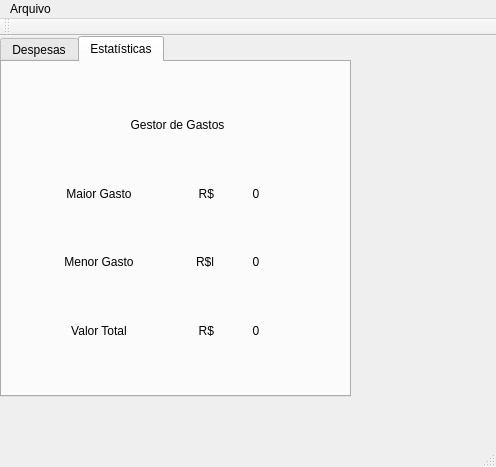
<?xml version="1.0" encoding="UTF-8"?>
<ui version="4.0">
 <class>MainWindow</class>
 <widget class="QMainWindow" name="MainWindow">
  <property name="geometry">
   <rect>
    <x>0</x>
    <y>0</y>
    <width>496</width>
    <height>467</height>
   </rect>
  </property>
  <property name="windowTitle">
   <string>MainWindow</string>
  </property>
  <widget class="QWidget" name="centralWidget">
   <widget class="QTabWidget" name="tabWidget">
    <property name="geometry">
     <rect>
      <x>0</x>
      <y>0</y>
      <width>351</width>
      <height>361</height>
     </rect>
    </property>
    <property name="currentIndex">
     <number>1</number>
    </property>
    <widget class="QWidget" name="tab">
     <attribute name="title">
      <string>Despesas</string>
     </attribute>
     <widget class="QWidget" name="">
      <property name="geometry">
       <rect>
        <x>0</x>
        <y>0</y>
        <width>331</width>
        <height>331</height>
       </rect>
      </property>
      <layout class="QVBoxLayout" name="verticalLayout_3">
       <item>
        <widget class="QLabel" name="label_4">
         <property name="text">
          <string>Gerenciador de Gastos</string>
         </property>
         <property name="alignment">
          <set>Qt::AlignCenter</set>
         </property>
        </widget>
       </item>
       <item>
        <layout class="QHBoxLayout" name="horizontalLayout">
         <item>
          <layout class="QVBoxLayout" name="verticalLayout">
           <item>
            <widget class="QLabel" name="label">
             <property name="text">
              <string>Dia:</string>
             </property>
            </widget>
           </item>
           <item>
            <widget class="QLabel" name="label_2">
             <property name="text">
              <string>Descrição:</string>
             </property>
            </widget>
           </item>
           <item>
            <widget class="QLabel" name="label_3">
             <property name="text">
              <string>Valor:</string>
             </property>
            </widget>
           </item>
          </layout>
         </item>
         <item>
          <layout class="QVBoxLayout" name="verticalLayout_2">
           <item>
            <widget class="QLineEdit" name="dia"/>
           </item>
           <item>
            <widget class="QLineEdit" name="descricao"/>
           </item>
           <item>
            <widget class="QLineEdit" name="valor"/>
           </item>
          </layout>
         </item>
        </layout>
       </item>
       <item>
        <widget class="QPushButton" name="btnCadastrar">
         <property name="text">
          <string>Cadastrar</string>
         </property>
        </widget>
       </item>
       <item>
        <widget class="QTableWidget" name="Tabela">
         <column>
          <property name="text">
           <string>Descrição</string>
          </property>
         </column>
         <column>
          <property name="text">
           <string>Valor (R$)</string>
          </property>
         </column>
         <column>
          <property name="text">
           <string>Dia</string>
          </property>
         </column>
        </widget>
       </item>
       <item>
        <layout class="QHBoxLayout" name="horizontalLayout_2">
         <item>
          <widget class="QLabel" name="label_5">
           <property name="text">
            <string>Ordenar por:</string>
           </property>
          </widget>
         </item>
         <item>
          <widget class="QPushButton" name="btnOrdenarPorDescricao">
           <property name="text">
            <string>Descrição</string>
           </property>
          </widget>
         </item>
         <item>
          <widget class="QPushButton" name="btnOrdenarPorDia">
           <property name="text">
            <string>Dia</string>
           </property>
          </widget>
         </item>
         <item>
          <widget class="QPushButton" name="btnOrdenarPorValor">
           <property name="text">
            <string>Valor</string>
           </property>
          </widget>
         </item>
        </layout>
       </item>
      </layout>
     </widget>
    </widget>
    <widget class="QWidget" name="tab_2">
     <attribute name="title">
      <string>Estatísticas</string>
     </attribute>
     <widget class="QWidget" name="">
      <property name="geometry">
       <rect>
        <x>50</x>
        <y>20</y>
        <width>251</width>
        <height>291</height>
       </rect>
      </property>
      <layout class="QVBoxLayout" name="verticalLayout_4">
       <item>
        <widget class="QLabel" name="label_12">
         <property name="text">
          <string>Gestor de Gastos</string>
         </property>
         <property name="alignment">
          <set>Qt::AlignCenter</set>
         </property>
        </widget>
       </item>
       <item>
        <layout class="QHBoxLayout" name="horizontalLayout_3">
         <item>
          <widget class="QLabel" name="label_6">
           <property name="text">
            <string>Maior Gasto</string>
           </property>
           <property name="alignment">
            <set>Qt::AlignCenter</set>
           </property>
          </widget>
         </item>
         <item>
          <widget class="QLabel" name="label_9">
           <property name="text">
            <string>R$</string>
           </property>
           <property name="alignment">
            <set>Qt::AlignRight|Qt::AlignTrailing|Qt::AlignVCenter</set>
           </property>
          </widget>
         </item>
         <item>
          <widget class="QLabel" name="maiorValor">
           <property name="text">
            <string>0</string>
           </property>
           <property name="alignment">
            <set>Qt::AlignCenter</set>
           </property>
          </widget>
         </item>
        </layout>
       </item>
       <item>
        <layout class="QHBoxLayout" name="horizontalLayout_4">
         <item>
          <widget class="QLabel" name="label_7">
           <property name="text">
            <string>Menor Gasto</string>
           </property>
           <property name="alignment">
            <set>Qt::AlignCenter</set>
           </property>
          </widget>
         </item>
         <item>
          <widget class="QLabel" name="label_10">
           <property name="text">
            <string>R$l</string>
           </property>
           <property name="alignment">
            <set>Qt::AlignRight|Qt::AlignTrailing|Qt::AlignVCenter</set>
           </property>
          </widget>
         </item>
         <item>
          <widget class="QLabel" name="menorValor">
           <property name="text">
            <string>0</string>
           </property>
           <property name="alignment">
            <set>Qt::AlignCenter</set>
           </property>
          </widget>
         </item>
        </layout>
       </item>
       <item>
        <layout class="QHBoxLayout" name="horizontalLayout_5">
         <item>
          <widget class="QLabel" name="label_8">
           <property name="text">
            <string>Valor Total</string>
           </property>
           <property name="alignment">
            <set>Qt::AlignCenter</set>
           </property>
          </widget>
         </item>
         <item>
          <widget class="QLabel" name="label_11">
           <property name="text">
            <string>R$</string>
           </property>
           <property name="alignment">
            <set>Qt::AlignRight|Qt::AlignTrailing|Qt::AlignVCenter</set>
           </property>
          </widget>
         </item>
         <item>
          <widget class="QLabel" name="valorTotal">
           <property name="text">
            <string>0</string>
           </property>
           <property name="alignment">
            <set>Qt::AlignCenter</set>
           </property>
          </widget>
         </item>
        </layout>
       </item>
      </layout>
     </widget>
    </widget>
   </widget>
  </widget>
  <widget class="QMenuBar" name="menuBar">
   <property name="geometry">
    <rect>
     <x>0</x>
     <y>0</y>
     <width>496</width>
     <height>21</height>
    </rect>
   </property>
   <widget class="QMenu" name="menuArquivo">
    <property name="title">
     <string>Arquivo</string>
    </property>
    <addaction name="actionsalvar"/>
    <addaction name="actioncarregar"/>
   </widget>
   <addaction name="menuArquivo"/>
  </widget>
  <widget class="QToolBar" name="mainToolBar">
   <attribute name="toolBarArea">
    <enum>TopToolBarArea</enum>
   </attribute>
   <attribute name="toolBarBreak">
    <bool>false</bool>
   </attribute>
  </widget>
  <widget class="QStatusBar" name="statusBar"/>
  <action name="actionsalvar">
   <property name="text">
    <string>salvar</string>
   </property>
  </action>
  <action name="actioncarregar">
   <property name="text">
    <string>carregar</string>
   </property>
  </action>
 </widget>
 <layoutdefault spacing="6" margin="11"/>
 <resources/>
 <connections/>
</ui>
